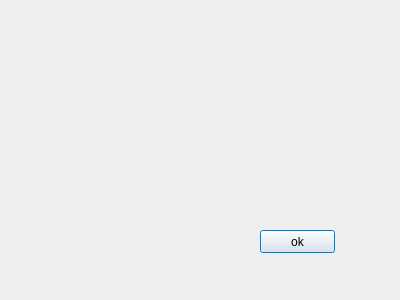
<?xml version="1.0" encoding="UTF-8"?>
<ui version="4.0">
 <class>Ranking</class>
 <widget class="QDialog" name="Ranking">
  <property name="geometry">
   <rect>
    <x>0</x>
    <y>0</y>
    <width>400</width>
    <height>300</height>
   </rect>
  </property>
  <property name="windowTitle">
   <string>Dialog</string>
  </property>
  <widget class="QPushButton" name="pushButton">
   <property name="geometry">
    <rect>
     <x>260</x>
     <y>230</y>
     <width>75</width>
     <height>23</height>
    </rect>
   </property>
   <property name="text">
    <string>ok</string>
   </property>
  </widget>
 </widget>
 <resources/>
 <connections/>
</ui>
